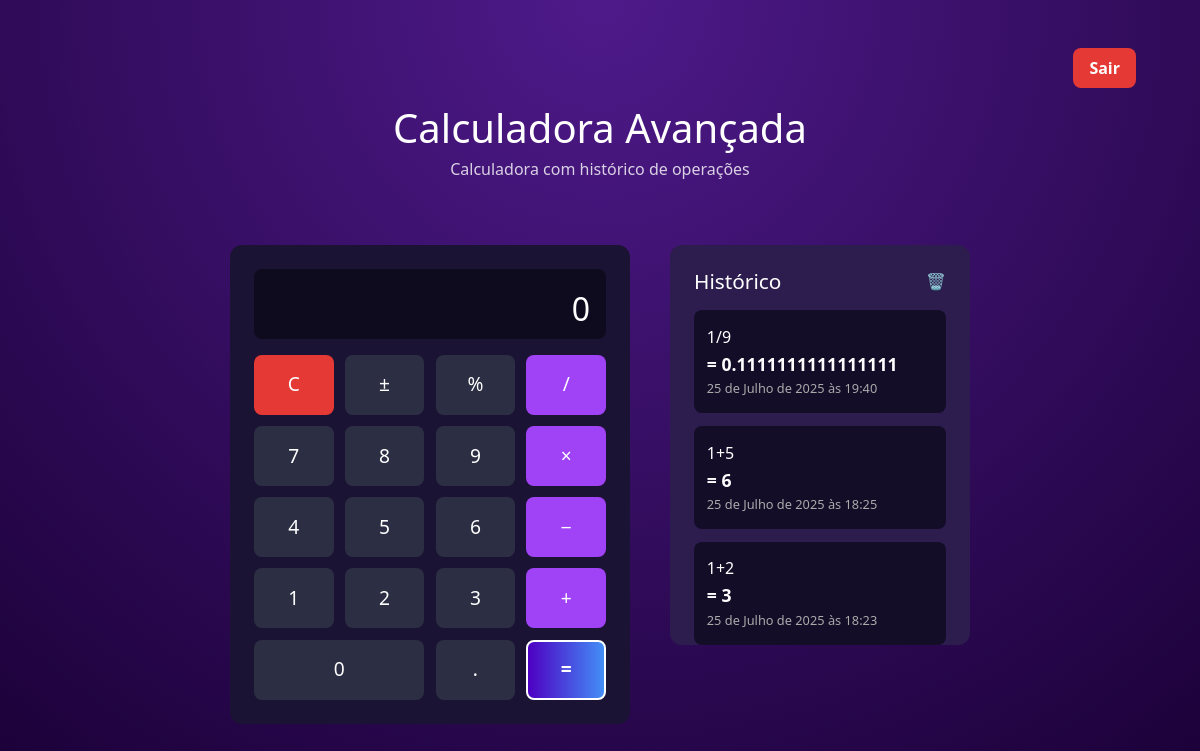
/calculadora/ (signed in), run on an earlier commit of the app's database.
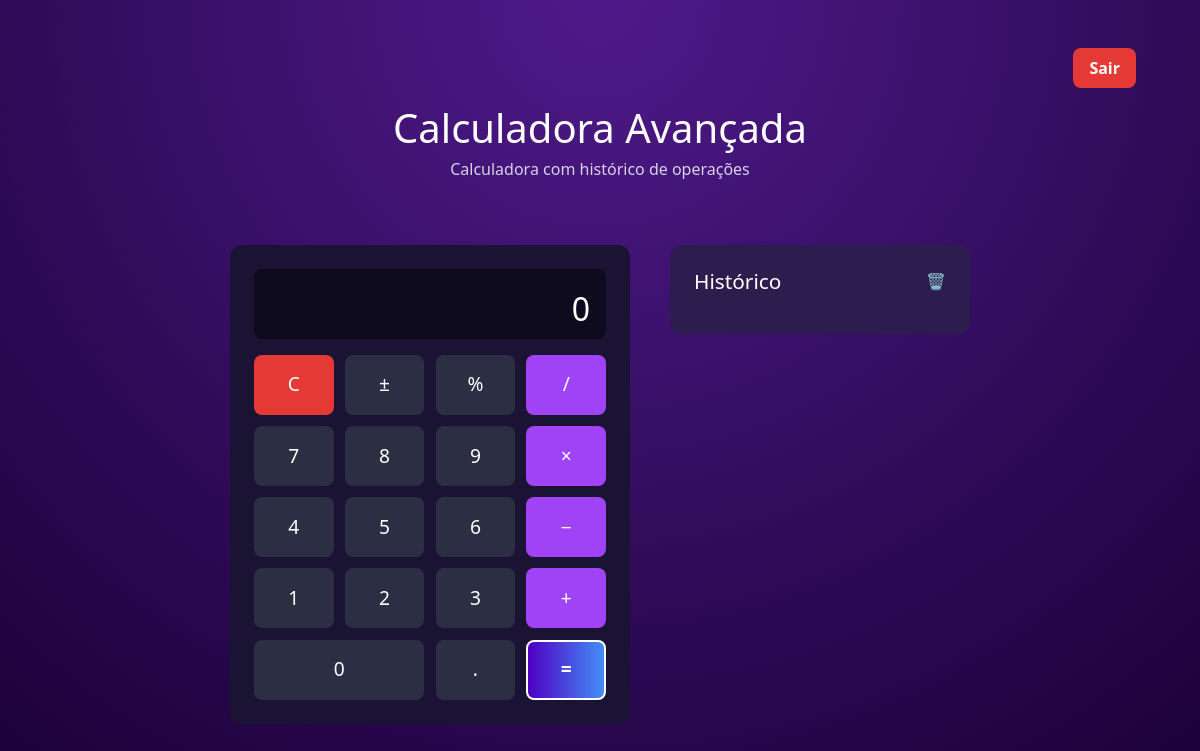
And on a later commit of the database.
### calculadora/models.py (models this page shows, shortened)
class Operacao(models.Model):
    idOperation = models.IntegerField(primary_key=True)
    idUser = models.ForeignKey(Usuario, on_delete=models.CASCADE)
    parameters = models.CharField(max_length=150)
    result = models.CharField(max_length=150)
    dtOfInclusion = models.DateTimeField(auto_now_add=True)

### calculadora/views.py (the view, shortened to what this page needs)
# urls.py: path('calculadora/', views.CalculadoraView.as_view(), name='index'),
class CalculadoraView(LoginRequiredMixin, View):
    def dispatch(self, request, *args, **kwargs):
        if not request.user.is_authenticated:
            messages.error(request, "Você precisa estar logado para acessar esta página.")
            return redirect(f"{self.get_login_url()}")
        return super().dispatch(request, *args, **kwargs)
    def get(self, request):
        service = OperacoesUsuarioLogado(request.user)
        operacoes = service.execute()
        return render(request, 'calculadora.html', context={'operacoes': operacoes})

### calculadora/services/calculadora/OperacoesUsuarioLogado.py (called while the page is built)
    def execute(self):
        operacoes = Operacao.objects.filter(idUser=self.user.id).order_by('-dtOfInclusion')
        return operacoes

### calculadora/templates/calculadora.html (shortened to what this page needs)
{% extends 'base.html'%}
{% load static %}
{% block css %}
<link rel="stylesheet" href="{% static 'calculadora/css/calculadora.css'%}">
{% endblock %}
{% block content%}
<body>
  <header>
    <a href="{% url 'calculadora:logout' %}">Sair</a>
  </header>
  <h1>Calculadora Avançada</h1>
  <p>Calculadora com histórico de operações</p>
  <div class="main-wrapper">
    <div class="calculator">
      {% if result %}
      <div data-result="false" class="display">{{result}}</div>
      {% else %}
      <div data-result="false" class="display">0</div>
      {% endif %}
      <div class="buttons">
        <button value="c" class="clear">C</button>
        <button value="±">±</button>
        <button value="%">%</button>
        <button value="/" class="operator">/</button>
        <button value="7">7</button>
        <button value="8">8</button>
        <button value="9">9</button>
        <button value="*" class="operator">×</button>
        <button value="4">4</button>
        <button value="5">5</button>
        <button value="6">6</button>
        <button value="-" class="operator">−</button>
        <button value="1">1</button>
        <button value="2">2</button>
        <button value="3">3</button>
        <button value="+" class="operator">+</button>
        <button value="0" class="zero">0</button>
        <button value=".">.</button>
        <button value="=" class="equals">=</button>
      </div>
    </div>
    <div class="history">
      <h2>Histórico <span class="trash">🗑️</span></h2>
      {% for operacao in operacoes%}
      <div class="entry">
        <div>{{operacao.parameters}}</div>
        <div class="result">= {{operacao.result}}</div>
        <div class="time">{{operacao.dtOfInclusion}}</div>
      </div>
      {% endfor %}
    </div>
  </div>
</body>
{% endblock %}

### calculadora/templates/base.html (shortened to what this page needs)
{% load static %}
<!DOCTYPE html>
<html lang="en">
<head>
    <link href="https://cdn.jsdelivr.net/npm/bootstrap@5.3.3/dist/css/bootstrap.min.css" rel="stylesheet" />
    {% block css %} {%endblock%}
</head>
{% block content %}
{% endblock %}
</html>

### templates/static/calculadora/css/calculadora.css (style rules this page uses)
* { margin: 0; padding: 0; box-sizing: border-box; }
body { font-family: 'Segoe UI', Tahoma, Geneva, Verdana, sans-serif; background: radial-gradient(circle at top, #4e1a8a, #1a0036); color: white; display: flex; flex-direction: column; align-items: center; padding: 2rem; min-height: 100vh; }
header { width: 100%; display: flex; justify-content: flex-end; padding: 1rem 2rem; }
header a { color: white; text-decoration: none; font-weight: bold; background-color: #e53935; padding: 0.5rem 1rem; border-radius: 8px; transition: background-color 0.2s; }
h1 { font-size: 2.5rem; margin-bottom: 0.3rem; }
p { margin-bottom: 2rem; opacity: 0.8; }
.calculator { width: 400px; background-color: #1b1333; border-radius: 12px; padding: 1.5rem; }
.display { background-color: #0f0b1f; color: white; height: 70px; border-radius: 8px; text-align: right; padding: 1rem; font-size: 2rem; margin-bottom: 1rem; }
.buttons { display: grid; grid-template-columns: repeat(4, 1fr); gap: 0.7rem; }
.buttons button { height: 60px; font-size: 1.2rem; border: none; border-radius: 8px; background-color: #2c2f44; color: white; cursor: pointer; transition: 0.2s; }
.buttons .operator { background-color: #a042f5; }
.buttons .equals { background: linear-gradient(to right, #4e00c2, #438ef7); color: white; font-weight: bold; border: 2px solid white; }
.buttons .clear { background-color: #e53935; }
.zero { grid-column: span 2; }
.history { width: 300px; background-color: #2c1d4e; padding: 1.5rem; border-radius: 12px; }
.history h2 { display: flex; justify-content: space-between; align-items: center; font-size: 1.3rem; margin-bottom: 1rem; }
.trash { color: #f44336; cursor: pointer; font-size: 1rem; }
.main-wrapper { display: flex; justify-content: center; align-items: flex-start; gap: 2.5rem; flex-wrap: nowrap; margin-top: 2rem; }
.history { max-height: 400px; overflow-y: auto; scrollbar-width: thin; }
.calculator { width: 400px; max-width: 100%; }
.history { width: 300px; max-width: 100%; }

What changed in the data, as far as the page shows it:
removed Operacao: parameters "1/9", result "0.1111111111111111", dtOfInclusion "25 de Julho de 2025 às 19:40"
removed Operacao: parameters "1+5", result "6", dtOfInclusion "25 de Julho de 2025 às 18:25"
removed Operacao: parameters "1+2", result "3", dtOfInclusion "25 de Julho de 2025 às 18:23"
